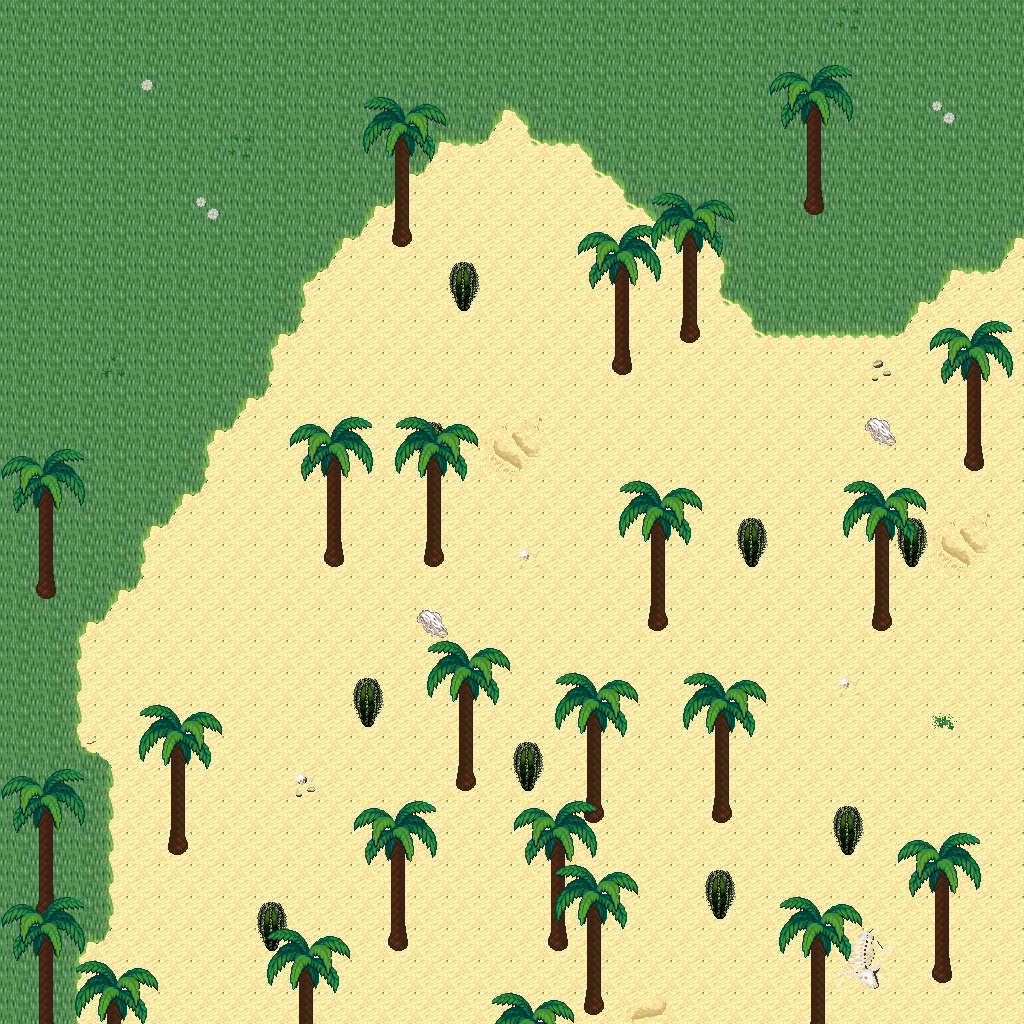

A level layout from a 2D game, rendered from its tile map. Below: a short description, then the map file with tile-grid data replaced by summaries:
An orthogonal 32x32 tile map with 32x32 px tiles, 5 tile layers (Ground, Objects, Objects2, Above, ...), 1 hidden layer not drawn, 57 tilesets.

<map version="1.10" tiledversion="1.11.0" orientation="orthogonal" renderorder="right-down" width="32" height="32" tilewidth="32" tileheight="32" infinite="0" nextlayerid="11" nextobjectid="1">
 <tileset firstgid="1" name="logic_collision" tilewidth="32" tileheight="32" tilecount="1" columns="1">
  <image source="../drawable/logic_collision.png" width="32" height="32" />
 </tileset>
 <tileset firstgid="2" name="ground_ground" tilewidth="32" tileheight="32" tilecount="33" columns="3">
  <image source="../drawable/ground_ground.png" width="96" height="352" />
 </tileset>
 <tileset firstgid="35" name="ground_water_pool" tilewidth="32" tileheight="32" tilecount="72" columns="3">
  <image source="../drawable/ground_water_pool.png" width="96" height="768" />
 </tileset>
 <tileset firstgid="107" name="furniture_carpet_plain_colours" tilewidth="32" tileheight="32" tilecount="10" columns="10">
  <image source="../drawable/furniture_carpet_plain_colours.png" width="320" height="32" />
 </tileset>
 <tileset firstgid="117" name="ground_brown_paving" tilewidth="32" tileheight="32" tilecount="2" columns="2">
  <image source="../drawable/ground_brown_paving.png" width="64" height="32" />
 </tileset>
 <tileset firstgid="119" name="ground_water_water" tilewidth="32" tileheight="32" tilecount="24" columns="3">
  <image source="../drawable/ground_water_water.png" width="96" height="256" />
 </tileset>
 <tileset firstgid="143" name="building_fence_fence_chunky" tilewidth="32" tileheight="32" tilecount="21" columns="3">
  <image source="../drawable/building_fence_fence_chunky.png" width="96" height="224" />
 </tileset>
 <tileset firstgid="164" name="ground_water_pool_corners" tilewidth="32" tileheight="32" tilecount="72" columns="3">
  <image source="../drawable/ground_water_pool_corners.png" width="96" height="768" />
 </tileset>
 <tileset firstgid="236" name="ground_grass_edges" tilewidth="32" tileheight="32" tilecount="36" columns="12">
  <image source="../drawable/ground_grass_edges.png" width="384" height="96" />
 </tileset>
 <tileset firstgid="272" name="ground_grass_corners" tilewidth="32" tileheight="32" tilecount="24" columns="6">
  <image source="../drawable/ground_grass_corners.png" width="192" height="128" />
 </tileset>
 <tileset firstgid="296" name="plant_grasses" tilewidth="32" tileheight="32" tilecount="6" columns="3">
  <image source="../drawable/plant_grasses.png" width="96" height="64" />
 </tileset>
 <tileset firstgid="302" name="plant_flower_daisy_white" tilewidth="32" tileheight="32" tilecount="8" columns="2">
  <image source="../drawable/plant_flower_daisy_white.png" width="64" height="128" />
 </tileset>
 <tileset firstgid="310" name="building_door_door_w" tilewidth="32" tileheight="32" tilecount="6" columns="2">
  <image source="../drawable/building_door_door_w.png" width="64" height="96" />
 </tileset>
 <tileset firstgid="316" name="building_wall_wood" tilewidth="32" tileheight="32" tilecount="16" columns="4">
  <image source="../drawable/building_wall_wood.png" width="128" height="128" />
 </tileset>
 <tileset firstgid="332" name="building_door_door_e" tilewidth="32" tileheight="32" tilecount="6" columns="2">
  <image source="../drawable/building_door_door_e.png" width="64" height="96" />
 </tileset>
 <tileset firstgid="338" name="ground_ground_2" tilewidth="32" tileheight="32" tilecount="4" columns="4">
  <image source="../drawable/ground_ground_2.png" width="128" height="32" />
 </tileset>
 <tileset firstgid="342" name="building_wall_stone" tilewidth="32" tileheight="32" tilecount="12" columns="3">
  <image source="../drawable/building_wall_stone.png" width="96" height="128" />
 </tileset>
 <tileset firstgid="354" name="building_wall_wall_brown" tilewidth="32" tileheight="32" tilecount="12" columns="3">
  <image source="../drawable/building_wall_wall_brown.png" width="96" height="128" />
 </tileset>
 <tileset firstgid="366" name="building_door_door_n" tilewidth="32" tileheight="32" tilecount="6" columns="3">
  <image source="../drawable/building_door_door_n.png" width="96" height="64" />
 </tileset>
 <tileset firstgid="372" name="building_church" tilewidth="32" tileheight="32" tilecount="56" columns="8">
  <image source="../drawable/building_church.png" width="256" height="224" />
 </tileset>
 <tileset firstgid="428" name="building_castle" tilewidth="32" tileheight="32" tilecount="320" columns="20">
  <image source="../drawable/building_castle.png" width="640" height="512" />
 </tileset>
 <tileset firstgid="748" name="plant_cactus" tilewidth="32" tileheight="32" tilecount="2" columns="1">
  <image source="../drawable/plant_cactus.png" width="32" height="64" />
 </tileset>
 <tileset firstgid="750" name="plant_stump_small_stump" tilewidth="32" tileheight="32" tilecount="4" columns="2">
  <image source="../drawable/plant_stump_small_stump.png" width="64" height="64" />
 </tileset>
 <tileset firstgid="754" name="furniture_carpet_rug_border" tilewidth="32" tileheight="32" tilecount="9" columns="3">
  <image source="../drawable/furniture_carpet_rug_border.png" width="96" height="96" />
 </tileset>
 <tileset firstgid="763" name="building_window_window_right" tilewidth="32" tileheight="32" tilecount="2" columns="2">
  <image source="../drawable/building_window_window_right.png" width="64" height="32" />
 </tileset>
 <tileset firstgid="765" name="item_statue_fairypool" tilewidth="32" tileheight="32" tilecount="16" columns="2">
  <image source="../drawable/item_statue_fairypool.png" width="64" height="256" />
 </tileset>
 <tileset firstgid="781" name="furniture_table_long_front_on" tilewidth="32" tileheight="32" tilecount="3" columns="1">
  <image source="../drawable/furniture_table_long_front_on.png" width="32" height="96" />
 </tileset>
 <tileset firstgid="784" name="building_decoration_blue_circle" tilewidth="32" tileheight="32" tilecount="4" columns="2">
  <image source="../drawable/building_decoration_blue_circle.png" width="64" height="64" />
 </tileset>
 <tileset firstgid="788" name="building_wall_bricked_edges" tilewidth="32" tileheight="32" tilecount="25" columns="5">
  <image source="../drawable/building_wall_bricked_edges.png" width="160" height="160" />
 </tileset>
 <tileset firstgid="813" name="item_corpse_skull_pale" tilewidth="32" tileheight="32" tilecount="2" columns="2">
  <image source="../drawable/item_corpse_skull_pale.png" width="64" height="32" />
 </tileset>
 <tileset firstgid="815" name="item_corpse_huge_animal" tilewidth="32" tileheight="32" tilecount="16" columns="2">
  <image source="../drawable/item_corpse_huge_animal.png" width="64" height="256" />
 </tileset>
 <tileset firstgid="831" name="item_sign_large" tilewidth="32" tileheight="32" tilecount="15" columns="5">
  <image source="../drawable/item_sign_large.png" width="160" height="96" />
 </tileset>
 <tileset firstgid="846" name="building_roof_yellow" tilewidth="32" tileheight="32" tilecount="20" columns="5">
  <image source="../drawable/building_roof_yellow.png" width="160" height="128" />
 </tileset>
 <tileset firstgid="866" name="building_roof_red" tilewidth="32" tileheight="32" tilecount="20" columns="5">
  <image source="../drawable/building_roof_red.png" width="160" height="128" />
 </tileset>
 <tileset firstgid="886" name="building_roof_green" tilewidth="32" tileheight="32" tilecount="20" columns="5">
  <image source="../drawable/building_roof_green.png" width="160" height="128" />
 </tileset>
 <tileset firstgid="906" name="building_roof_blue" tilewidth="32" tileheight="32" tilecount="20" columns="5">
  <image source="../drawable/building_roof_blue.png" width="160" height="128" />
 </tileset>
 <tileset firstgid="926" name="logic_creature_animal" tilewidth="32" tileheight="32" tilecount="32" columns="8">
  <image source="../drawable/logic_creature_animal.png" width="256" height="128" />
 </tileset>
 <tileset firstgid="958" name="logic_creature_golem" tilewidth="32" tileheight="32" tilecount="4" columns="4">
  <image source="../drawable/logic_creature_golem.png" width="128" height="32" />
 </tileset>
 <tileset firstgid="962" name="object_boat" tilewidth="32" tileheight="32" tilecount="42" columns="6">
  <image source="../drawable/object_boat.png" width="192" height="224" />
 </tileset>
 <tileset firstgid="1004" name="ground_water_pool_deep" tilewidth="32" tileheight="32" tilecount="72" columns="3">
  <image source="../drawable/ground_water_pool_deep.png" width="96" height="768" />
 </tileset>
 <tileset firstgid="1076" name="object_suspension_bridge" tilewidth="32" tileheight="32" tilecount="24" columns="3">
  <image source="../drawable/object_suspension_bridge.png" width="96" height="256" />
 </tileset>
 <tileset firstgid="1100" name="plant_tree_palm_trees" tilewidth="32" tileheight="32" tilecount="40" columns="4">
  <image source="../drawable/plant_tree_palm_trees.png" width="128" height="320" />
 </tileset>
 <tileset firstgid="1140" name="furniture_table_hotdog_stand" tilewidth="32" tileheight="32" tilecount="20" columns="4">
  <image source="../drawable/furniture_table_hotdog_stand.png" width="128" height="160" />
 </tileset>
 <tileset firstgid="1160" name="item_banners_banners" tilewidth="32" tileheight="32" tilecount="6" columns="2">
  <image source="../drawable/item_banners_banners.png" width="64" height="96" />
 </tileset>
 <tileset firstgid="1166" name="building_door_closed" tilewidth="32" tileheight="32" tilecount="1" columns="1">
  <image source="../drawable/building_door_closed.png" width="32" height="32" />
 </tileset>
 <tileset firstgid="1167" name="building_decoration_numbers" tilewidth="32" tileheight="32" tilecount="20" columns="2">
  <image source="../drawable/building_decoration_numbers.png" width="64" height="320" />
 </tileset>
 <tileset firstgid="1187" name="building_decoration_numbers_higher" tilewidth="32" tileheight="32" tilecount="2" columns="2">
  <image source="../drawable/building_decoration_numbers_higher.png" width="64" height="32" />
 </tileset>
 <tileset firstgid="1189" name="furniture_light_small_oil_lamp" tilewidth="32" tileheight="32" tilecount="8" columns="2">
  <image source="../drawable/furniture_light_small_oil_lamp.png" width="64" height="128" />
 </tileset>
 <tileset firstgid="1197" name="light_light_1x1" tilewidth="32" tileheight="32" tilecount="3" columns="3">
  <image source="../drawable/light_light_1x1.png" width="96" height="32" />
 </tileset>
 <tileset firstgid="1200" name="building_roof_straw" tilewidth="32" tileheight="32" tilecount="20" columns="5">
  <image source="../drawable/building_roof_straw.png" width="160" height="128" />
 </tileset>
 <tileset firstgid="1220" name="building_huts" tilewidth="32" tileheight="32" tilecount="338" columns="26">
  <image source="../drawable/building_huts.png" width="832" height="416" />
 </tileset>
 <tileset firstgid="1558" name="light_light_5x5" tilewidth="32" tileheight="32" tilecount="25" columns="5">
  <image source="../drawable/light_light_5x5.png" width="160" height="160" />
 </tileset>
 <tileset firstgid="1583" name="logic_item_sign" tilewidth="32" tileheight="32" tilecount="1" columns="1">
  <image source="../drawable/logic_item_sign.png" width="32" height="32" />
 </tileset>
 <tileset firstgid="1584" name="light_door_light" tilewidth="32" tileheight="32" tilecount="12" columns="3">
  <image source="../drawable/light_door_light.png" width="96" height="128" />
 </tileset>
 <tileset firstgid="1596" name="ground_sand_1" tilewidth="32" tileheight="32" tilecount="10" columns="2">
  <image source="../drawable/ground_sand_1.png" width="64" height="160" />
 </tileset>
 <tileset firstgid="1606" name="ground_sand_2" tilewidth="32" tileheight="32" tilecount="15" columns="5">
  <image source="../drawable/ground_sand_2.png" width="160" height="96" />
 </tileset>
 <tileset firstgid="1621" name="logic_creature_reptile" tilewidth="32" tileheight="32" tilecount="7" columns="7">
  <image source="../drawable/logic_creature_reptile.png" width="224" height="32" />
 </tileset>
 <layer id="1" name="Ground" width="32" height="32">
  <data>[1024 cells, 1024 non-empty, 5 distinct tile ids]</data>
 </layer>
 <layer id="2" name="Objects" width="32" height="32">
  <data>[1024 cells, 133 non-empty, 25 distinct tile ids]</data>
 </layer>
 <layer id="3" name="Objects2" width="32" height="32">
  <data>[1024 cells, 7 non-empty, 5 distinct tile ids]</data>
 </layer>
 <layer id="4" name="Above" width="32" height="32">
  <data>[1024 cells, 301 non-empty, 29 distinct tile ids]</data>
 </layer>
 <layer id="5" name="Above2" width="32" height="32">
  <data>[1024 cells, 12 non-empty, 7 distinct tile ids]</data>
 </layer>
 <layer id="6" name="Walkable" width="32" height="32" visible="0">
  <data>[1024 cells, 32 non-empty, 1 distinct tile ids]</data>
 </layer>
 <objectgroup id="7" name="Mapevents" />
 <objectgroup id="8" name="Spawn" />
 <objectgroup id="9" name="Keys" />
 <objectgroup id="10" name="Replace" />
</map>
